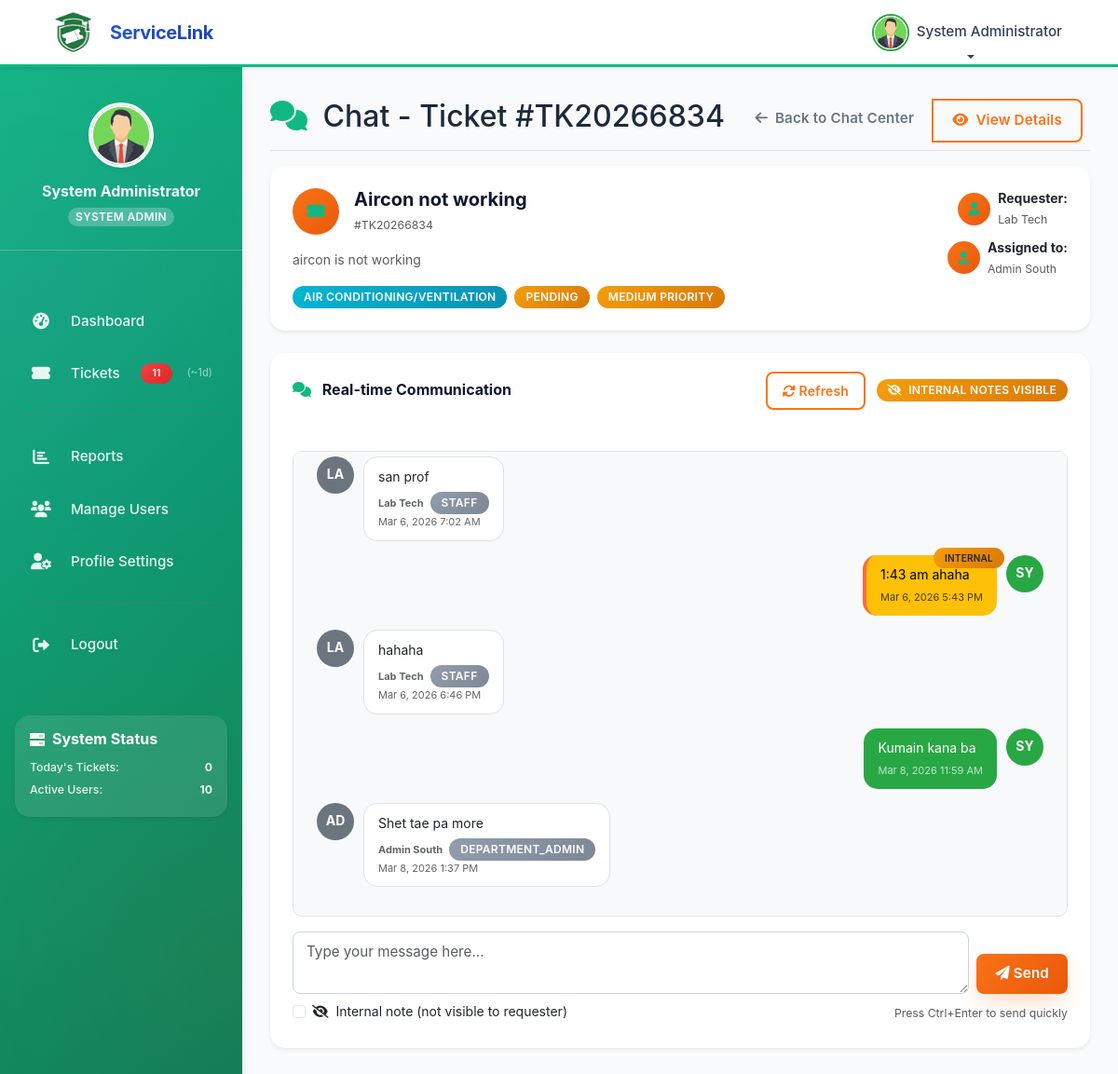
The page /admin/chat.php?ticket_id=6 (signed in) on the database its author committed.
### tables this page shows
CREATE TABLE `users` (
  `id` int(11) NOT NULL,
  `user_number` varchar(20) DEFAULT NULL,
  `first_name` varchar(100) NOT NULL,
  `last_name` varchar(100) NOT NULL,
  `email` varchar(255) NOT NULL,
  `phone_number` varchar(20) DEFAULT NULL,
  `password_hash` varchar(255) DEFAULT NULL,
  `google_id` varchar(255) DEFAULT NULL,
  `role` enum('admin','department_admin','staff','user') DEFAULT 'user',
  `user_type` varchar(50) DEFAULT NULL COMMENT 'For staff: MIS, Labtech, Utility, Maintenance',
  `department_id` int(11) DEFAULT NULL,
  `campus_id` int(11) DEFAULT NULL,
  `year_level` enum('1st Year','2nd Year','3rd Year','4th Year','5th Year','Graduate','Faculty','Staff') DEFAULT '1st Year',
  `profile_picture` varchar(255) DEFAULT NULL,
  `is_active` tinyint(1) DEFAULT 1,
  `email_verified` tinyint(1) DEFAULT 0,
  `created_at` timestamp NOT NULL DEFAULT current_timestamp(),
  `updated_at` timestamp NOT NULL DEFAULT current_timestamp() ON UPDATE current_timestamp()
);

CREATE TABLE `tickets` (
  `id` int(11) NOT NULL,
  `ticket_number` varchar(20) NOT NULL,
  `title` varchar(255) NOT NULL,
  `description` text NOT NULL,
  `recommendations` text DEFAULT NULL,
  `category_id` int(11) DEFAULT NULL,
  `subcategory_id` int(11) DEFAULT NULL,
  `location_id` int(11) DEFAULT NULL,
  `priority` enum('low','medium','high','emergency') DEFAULT 'low',
  `status` enum('pending','in_progress','resolved','unresolved') DEFAULT 'pending',
  `resolution_type` enum('online','onsite') DEFAULT NULL,
  `estimated_days_to_solve` int(11) DEFAULT NULL,
  `requester_id` int(11) DEFAULT NULL,
  `assigned_to` int(11) DEFAULT NULL,
  `department_id` int(11) DEFAULT NULL,
  `ai_analysis` text DEFAULT NULL,
  `resolution` text DEFAULT NULL,
  `satisfaction_rating` int(11) DEFAULT NULL CHECK (`satisfaction_rating` >= 1 and `satisfaction_rating` <= 5),
  `satisfaction_feedback` text DEFAULT NULL,
  `created_at` timestamp NOT NULL DEFAULT current_timestamp(),
  `updated_at` timestamp NOT NULL DEFAULT current_timestamp() ON UPDATE current_timestamp(),
  `resolved_at` timestamp NULL DEFAULT NULL,
  `closed_at` timestamp NULL DEFAULT NULL,
  `is_client` tinyint(1) DEFAULT 0,
  `client_name` varchar(255) DEFAULT NULL,
  `client_email` varchar(255) DEFAULT NULL,
  `client_department` varchar(255) DEFAULT NULL,
  `tracking_code` varchar(20) DEFAULT NULL,
  `guest_campus` varchar(255) DEFAULT NULL,
  `guest_room` varchar(100) DEFAULT NULL,
  `guest_contact_info` text DEFAULT NULL
);

CREATE TABLE `service_categories` (
  `id` int(11) NOT NULL,
  `name` varchar(255) NOT NULL,
  `description` text DEFAULT NULL,
  `department_id` int(11) DEFAULT NULL,
  `is_active` tinyint(1) DEFAULT 1,
  `created_at` timestamp NOT NULL DEFAULT current_timestamp(),
  `updated_at` timestamp NOT NULL DEFAULT current_timestamp() ON UPDATE current_timestamp()
);

CREATE TABLE `ticket_comments` (
  `id` int(11) NOT NULL,
  `ticket_id` int(11) NOT NULL,
  `user_id` int(11) NOT NULL,
  `comment` text NOT NULL,
  `is_internal` tinyint(1) DEFAULT 0,
  `created_at` timestamp NOT NULL DEFAULT current_timestamp(),
  `updated_at` timestamp NOT NULL DEFAULT current_timestamp() ON UPDATE current_timestamp()
);

### admin/chat.php (the view, shortened to what the rows shown need)
<?php
require_once '../config/database.php';
$user_id = $_SESSION['user_id'];
$ticket_id = $_GET['ticket_id'] ?? null;
try {
    $stmt = $pdo->prepare("
        SELECT t.*, sc.name as category_name, d.name as department_name,
               CONCAT(requester.first_name, ' ', requester.last_name) as requester_name,
               CONCAT(staff.first_name, ' ', staff.last_name) as assigned_staff_name
        FROM tickets t
        LEFT JOIN service_categories sc ON t.category_id = sc.id
        LEFT JOIN departments d ON t.department_id = d.id
        LEFT JOIN users requester ON t.requester_id = requester.id
        LEFT JOIN users staff ON t.assigned_to = staff.id
        WHERE t.id = ?
    ");
    $stmt->execute([$ticket_id]);
    $ticket = $stmt->fetch();
} catch (PDOException $e) {
    header('Location: chat-support.php');
    exit;
}
$messages = [];
try {
    $stmt = $pdo->prepare("
        SELECT tc.*, CONCAT(u.first_name, ' ', u.last_name) as user_name, u.role as user_role
        FROM ticket_comments tc
        JOIN users u ON tc.user_id = u.id
        WHERE tc.ticket_id = ?
        ORDER BY tc.created_at ASC
    ");
    $stmt->execute([$ticket_id]);
    $messages = $stmt->fetchAll();
} catch (PDOException $e) {
    $messages = [];
}
?>
<!DOCTYPE html>
<html lang="en">
<head>
    <link href="https://cdn.jsdelivr.net/npm/bootstrap@5.3.0/dist/css/bootstrap.min.css" rel="stylesheet">
    <link href="https://cdnjs.cloudflare.com/ajax/libs/font-awesome/6.0.0/css/all.min.css" rel="stylesheet">
    <link href="../assets/css/style.css" rel="stylesheet">
</head>
<body>
    <?php include '../includes/top_nav.php'; ?>
    <div class="container-fluid p-0">
        <?php include '../includes/sidebar.php'; ?>
        <main class="dashboard-content">
            <div class="d-flex justify-content-between flex-wrap flex-md-nowrap align-items-center pt-3 pb-2 mb-3 border-bottom">
                <h1 class="h2">
                    <i class="fas fa-comments text-success me-2"></i>
                    Chat - Ticket #<?php echo htmlspecialchars($ticket['ticket_number']); ?>
                </h1>
                <div class="btn-toolbar mb-2 mb-md-0">
                    <div class="btn-group me-2">
                    </div>
                </div>
            </div>
            <div class="card border-0 shadow-sm mb-4">
                <div class="card-body">
                    <div class="row">
                        <div class="col-md-8">
                            <div class="d-flex align-items-center mb-3">
                                <div class="bg-success bg-opacity-10 rounded-circle d-flex align-items-center justify-content-center me-3" style="width: 50px; height: 50px;">
                                </div>
                                <div>
                                    <h5 class="mb-1"><?php echo htmlspecialchars($ticket['title']); ?></h5>
                                    <small class="text-muted">#<?php echo htmlspecialchars($ticket['ticket_number']); ?></small>
                                </div>
                            </div>
                            <p class="text-muted mb-3"><?php echo htmlspecialchars($ticket['description']); ?></p>
                            <div class="d-flex gap-2">
                                <span class="badge bg-info"><?php echo htmlspecialchars($ticket['category_name'] ?? 'General'); ?></span>
                                <span class="badge bg-<?php echo $ticket['status'] === 'resolved' ? 'success' : ($ticket['status'] === 'in_progress' ? 'info' : 'warning'); ?>">
                                    <?php echo ucfirst(str_replace('_', ' ', $ticket['status'])); ?>
                                </span>
                                <span class="badge bg-<?php echo $ticket['priority'] === 'high' ? 'danger' : ($ticket['priority'] === 'medium' ? 'warning' : 'success'); ?>">
                                    <?php echo ucfirst($ticket['priority']); ?> Priority
                                </span>
                            </div>
                        </div>
                    </div>
                </div>
            </div>
            <div class="row">
                <div class="col-12">
                    <div class="card border-0 shadow-sm">
                        <div class="card-body">
                            <div class="chat-container" id="chatContainer">
                                <?php if (empty($messages)): ?>
                                    <div class="text-center text-muted py-4">
                                        <i class="fas fa-comments fa-3x mb-3"></i>
                                        <p>No messages yet. Start the conversation!</p>
                                    </div>
                                <?php else: ?>
                                    <?php foreach ($messages as $message): ?>
                                        <?php
                                        $is_own = $message['user_id'] == $user_id;
                                        $is_internal = $message['is_internal'];
                                        ?>
                                        <div class="message <?php echo $is_own ? 'own' : ''; ?> <?php echo $is_internal ? 'internal' : ''; ?>">
                                            <div class="message-avatar" style="background-color: <?php echo $is_own ? '#28a745' : ($is_internal ? '#ffc107' : '#6c757d'); ?>">
                                                <?php echo strtoupper(substr($message['user_name'], 0, 2)); ?>
                                            </div>
                                            <div class="message-content">
                                                <?php if ($is_internal): ?>
                                                    <span class="badge bg-warning text-dark internal-badge">Internal</span>
                                                <?php endif; ?>
                                                <div><?php echo nl2br(htmlspecialchars($message['comment'])); ?></div>
                                                <div class="message-info">
                                                    <?php if (!$is_own): ?>
                                                        <strong><?php echo htmlspecialchars($message['user_name']); ?></strong>
                                                        <span class="badge bg-secondary ms-1"><?php echo ucfirst($message['user_role']); ?></span>
                                                        <br>
                                                    <?php endif; ?>
                                                    <?php echo date('M j, Y g:i A', strtotime($message['created_at'])); ?>
                                                </div>
                                            </div>
                                        </div>
                                    <?php endforeach; ?>
                                <?php endif; ?>
                            </div>
                        </div>
                    </div>
                </div>
            </div>
        </main>
    </div>
</body>
</html>

### includes/top_nav.php (shortened to what the rows shown need)
<?php
$current_dir = basename(dirname($_SERVER['PHP_SELF']));
$base_path = '';
if ($current_dir == 'admin' || $current_dir == 'department' || $current_dir == 'staff' || $current_dir == 'student') {
    $base_path = '../';
}
$user_profile_picture = null;
if (isset($pdo) && isset($_SESSION['user_id'])) {
    try {
        $stmt = $pdo->prepare("SELECT profile_picture FROM users WHERE id = ?");
        $stmt->execute([$_SESSION['user_id']]);
        $result = $stmt->fetch(PDO::FETCH_ASSOC);
        if ($result && !empty($result['profile_picture'])) {
            $user_profile_picture = $result['profile_picture'];
        }
    } catch (Exception $e) {
        $user_profile_picture = null;
    }
}
?>
<nav class="navbar navbar-expand-lg navbar-light bg-white shadow-sm" style="border-bottom: 3px solid #10b981;">
    <div class="container-fluid">
        <div class="navbar-nav ms-auto d-none d-md-flex">
            <div class="nav-item dropdown">
                <a class="nav-link dropdown-toggle d-flex align-items-center text-dark" href="#" id="userDropdown" role="button" data-bs-toggle="dropdown" aria-expanded="false">
                    <?php if (!empty($user_profile_picture) && file_exists($base_path . $user_profile_picture)): ?>
                        <img src="<?php echo $base_path . htmlspecialchars($user_profile_picture); ?>"
                            alt="Profile" class="rounded-circle me-2"
                            style="width: 40px; height: 40px; object-fit: cover; border: 2px solid #28a745;">
                    <?php endif; ?>
                    <span><?php echo htmlspecialchars($_SESSION['user_name']); ?></span>
                </a>
            </div>
        </div>
    </div>
</nav>

### includes/sidebar.php (shortened to what the rows shown need)
<?php
$current_dir  = basename(dirname($_SERVER['PHP_SELF']));
?>
<nav id="sidebarMenu" class="dashboard-sidebar">
    <div class="pt-3 pb-5">
        <div class="text-center mb-4 p-4 border-bottom border-light border-opacity-25">
            <div class="mb-3 position-relative d-inline-block">
                <?php
                $profile_picture = null;
                try {
                    $sPic = $pdo->prepare("SELECT profile_picture FROM users WHERE id = ?");
                    $sPic->execute([$_SESSION['user_id']]);
                    $profile_picture = $sPic->fetch()['profile_picture'] ?? null;
                } catch (PDOException $e) {
                    $profile_picture = $_SESSION['profile_picture'] ?? null;
                }
                $pic_prefix = in_array($current_dir, ['admin', 'department', 'staff', 'student']) ? '../' : '';
                if ($profile_picture): ?>
                    <img src="<?php echo $pic_prefix . htmlspecialchars($profile_picture); ?>"
                        alt="Profile" class="rounded-circle shadow-sm"
                        style="width:70px;height:70px;object-fit:cover;border:3px solid #fff;">
                <?php endif; ?>
            </div>
        </div>
    </div>
</nav>

### rows shown on the page
users: profile_picture (picture)
tickets: ticket_number "TK20266834", title "Aircon not working", description "aircon is not working", service_categories.name "AIR CONDITIONING/VENTILATION", status "PENDING", priority "MEDIUM"
ticket_comments: user_name "LA", comment "san prof", user_name "Lab Tech", user.role "STAFF", created_at "Mar 6, 2026 7:02 AM"
ticket_comments: user_name "SY", is_internal "INTERNAL", comment "1:43 am ahaha", created_at "Mar 6, 2026 5:43 PM"
ticket_comments: user_name "LA", comment "hahaha", user_name "Lab Tech", user.role "STAFF", created_at "Mar 6, 2026 6:46 PM"
ticket_comments: user_name "SY", comment "Kumain kana ba", created_at "Mar 8, 2026 11:59 AM"
ticket_comments: user_name "AD", comment "Shet tae pa more", user_name "Admin South", user.role "DEPARTMENT_ADMIN", created_at "Mar 8, 2026 1:37 PM"

### other values the page prints
$_SESSION['user_name'] "System Administrator"
$_sb_badge "11"
$_sb_avg "1"
$today "0"
$active "10"
$ticket['requester_name'] "Lab Tech"
$ticket['assigned_staff_name'] "Admin South"
